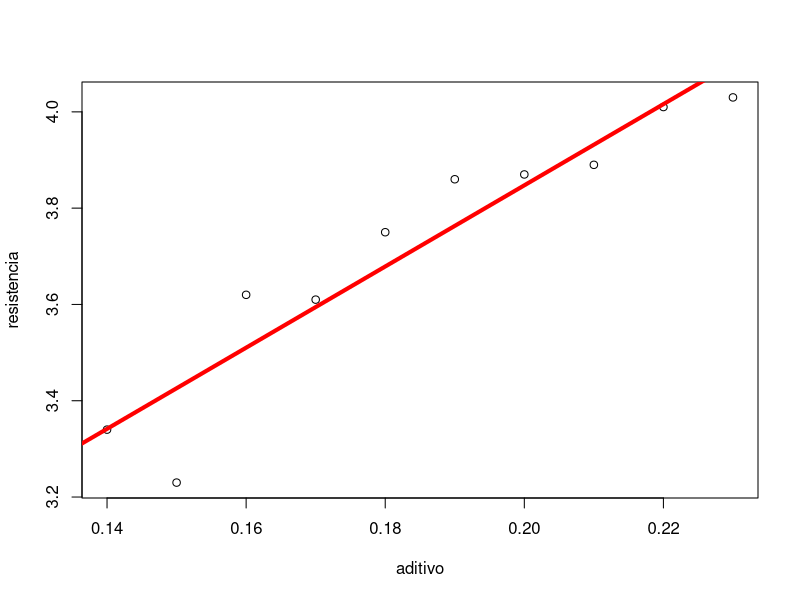

This chart was generated by the following R code:
aditivo <- c(0.14, 0.15, 0.16, 0.17, 0.18, 0.19, 0.20, 0.21, 0.22, 0.23)
resistencia <- c(3.34, 3.23, 3.62, 3.61, 3.75, 3.86, 3.87, 3.89, 4.01, 4.03)

plot(aditivo, resistencia)

# Variabilidad total

varTotal <- sum((resistencia-mean(resistencia))**2) 


# Intervalo 

# B1
B1 <- cov(aditivo,resistencia)/var(aditivo)

# B0
B0 <- mean(resistencia) - B1*mean(aditivo)
abline(a = B0, b = B1, col = "red", lwd = 4)

#S2
n=length(aditivo)
p=2
resistencia_sombrero <- B0 + B1*aditivo

S2 <- sum((resistencia-resistencia_sombrero)**2)/(n-p)

# --------------- inciso b - Intervalo de confianza
x0 = 0.197
leverage <- (x0 - mean(aditivo))^2 / sum((aditivo - mean(aditivo))^2)

SE <- sqrt(S2 * ((1/n)+leverage))

SCx <- sum((aditivo-mean(aditivo))^2)

# --------------- inciso c - Intervalo de prediccion
sigma2 <- sqrt(S2 * (1 + (1/n) - leverage))
